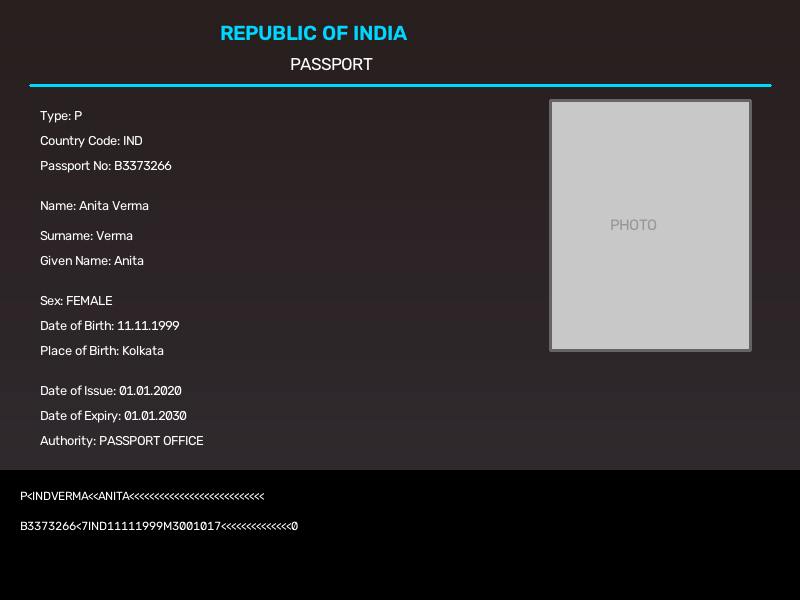
#> input picture dataset/genuine/passports/passport_001.png, 800 x 600 px; its folder holds only this picture in this run
$ python generate_forgeries.py
#> lines starting #> are read from the running program, lines starting #| are printed output that depends on the picture
"""
generate_forgeries.py — Generate forged passport variants from genuine images

Creates controlled forgeries by applying realistic tampering operations:
    1. Text field modification (changed name, DOB, passport number)
    2. Photo region manipulation (shifted, resized, color-shifted)
    3. MRZ mismatch (MRZ doesn't match visual fields)
    4. Font size inconsistencies (pasted text at different sizes)
    5. Spacing anomalies (gaps between text blocks)
"""

import random
from pathlib import Path

import cv2
import numpy as np


def _text_tamper(img: np.ndarray) -> np.ndarray:
    """Modify text fields to create inconsistencies."""
    result = img.copy()
    h, w = result.shape[:2]

    # Change passport number area (overwrite with different text)
    # Find the passport number region (approximate)
    overlay = result.copy()
    cv2.rectangle(overlay, (250, 155), (480, 175), (30, 30, 40), -1)  # Cover old number
    result = cv2.addWeighted(overlay, 0.8, result, 0.2, 0)

    # Write new (forged) number with slightly different font
    fake_num = f"Passport No: FAKE{random.randint(1000, 9999)}"
    cv2.putText(result, fake_num, (250, 170),
                cv2.FONT_HERSHEY_SIMPLEX, 0.45, (255, 255, 255), 1, cv2.LINE_AA)

    return result


def _photo_tamper(img: np.ndarray) -> np.ndarray:
    """Manipulate the photo region."""
    result = img.copy()
    h, w = result.shape[:2]

    # Photo region coordinates (must match generate_passports.py)
    photo_x, photo_y = 550, 100
    photo_w, photo_h = 200, 250

    # Extract photo region
    photo_region = result[photo_y:photo_y+photo_h, photo_x:photo_x+photo_w].copy()

    # Apply color shift (simulates pasting from different source)
    hsv = cv2.cvtColor(photo_region, cv2.COLOR_BGR2HSV)
    hsv[:, :, 0] = (hsv[:, :, 0] + 30) % 180  # Hue shift
    hsv[:, :, 1] = np.clip(hsv[:, :, 1] * 1.3, 0, 255)  # Saturation boost
    photo_shifted = cv2.cvtColor(hsv, cv2.COLOR_HSV2BGR)

    # Slight resize (misalignment)
    scale = random.uniform(0.92, 1.08)
    new_w = int(photo_w * scale)
    new_h = int(photo_h * scale)
    photo_resized = cv2.resize(photo_shifted, (new_w, new_h))

    # Place back with offset
    offset_x = random.randint(-10, 10)
    offset_y = random.randint(-10, 10)
    y1 = max(0, photo_y + offset_y)
    y2 = min(h, y1 + new_h)
    x1 = max(0, photo_x + offset_x)
    x2 = min(w, x1 + new_w)

    result[y1:y2, x1:x2] = photo_resized[:y2-y1, :x2-x1]

    return result


def _font_inconsistency(img: np.ndarray) -> np.ndarray:
    """Add text at inconsistent font sizes."""
    result = img.copy()

    # Add an "annotation" at a different font size (simulating paste job)
    text = f"REVISED: {random.choice([' verified', ' approved', ' modified'])}"
    pos = (40, 465)
    cv2.putText(result, text, pos,
                cv2.FONT_HERSHEY_SIMPLEX, 0.35, (200, 200, 200), 1, cv2.LINE_AA)

    return result


def _spacing_anomaly(img: np.ndarray) -> np.ndarray:
    """Create unusual spacing gaps in the document."""
    result = img.copy()
    h, w = result.shape[:2]

    # Add a blank strip (simulates content deletion)
    strip_y = random.randint(200, 400)
    strip_h = random.randint(5, 15)
    result[strip_y:strip_y+strip_h, :] = 30

    return result


def _edge_artifacts(img: np.ndarray) -> np.ndarray:
    """Add visible edges around photo (cut-paste indicator)."""
    result = img.copy()

    photo_x, photo_y = 550, 100
    photo_w, photo_h = 200, 250

    # Draw sharp rectangle border (visible cut lines)
    cv2.rectangle(result, (photo_x-2, photo_y-2),
                  (photo_x+photo_w+2, photo_y+photo_h+2),
                  (255, 255, 255), 2)

    return result


def generate_forged_passport(
    genuine_path: Path,
    output_path: Path,
    tamper_types: list = None,
) -> None:
    """
    Generate a forged version of a genuine passport image.

    Applies 1-3 random tampering operations.
    """
    img = cv2.imread(str(genuine_path))
#> img is the input picture: shape (600, 800, 3); mean B, G, R 50.4, 48.8, 52.5
    if img is None:
        return

    # Available tampering operations
    tamper_ops = {
        "text": _text_tamper,
        "photo": _photo_tamper,
        "font": _font_inconsistency,
        "spacing": _spacing_anomaly,
        "edges": _edge_artifacts,
    }

    # Select random tampering operations
    if tamper_types is None:
        num_tampers = random.randint(1, 3)
        tamper_types = random.sample(list(tamper_ops.keys()), num_tampers)

    result = img.copy()
    for tamper_type in tamper_types:
        if tamper_type in tamper_ops:
            result = tamper_ops[tamper_type](result)
#> this loop made 2 passes
#> pass 2, in generate_forged_passport, `result = tamper_ops[tamper_type](result)`:
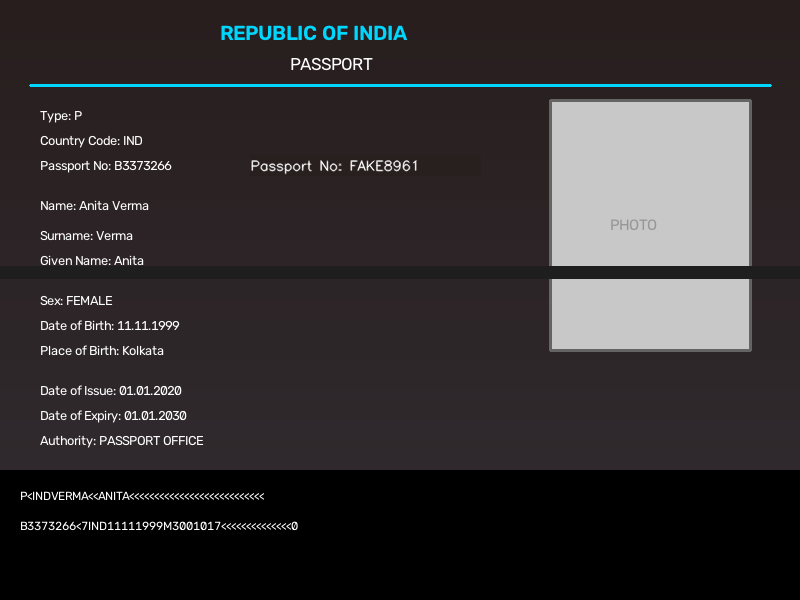
#> result: shape (600, 800, 3); mean B, G, R 49.6, 48, 51.6

    # Save
    output_path.parent.mkdir(parents=True, exist_ok=True)
    cv2.imwrite(str(output_path), result)


def generate_all_forgeries(
    genuine_dir: str = "dataset/genuine/passports",
    output_dir: str = "dataset/forged/passports",
    count: int = 50,
) -> None:
    """Generate forged variants from genuine passport images."""
    genuine_path = Path(genuine_dir)
    output_path = Path(output_dir)
    output_path.mkdir(parents=True, exist_ok=True)

    genuine_files = sorted(genuine_path.glob("*.png"))

    if not genuine_files:
        print(f"  [WARN] No genuine images found in {genuine_dir}/")
        return

    generated = 0
    for i in range(count):
        # Cycle through genuine images if count > available
        source = genuine_files[i % len(genuine_files)]
        output_file = output_path / f"forged_{i+1:03d}.png"

        generate_forged_passport(source, output_file)
        generated += 1

    print(f"  [OK] Generated {generated} forged passport images in {output_dir}/")


if __name__ == "__main__":
    generate_all_forgeries()
